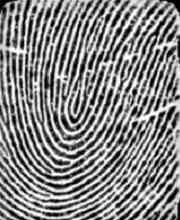
%> input picture Matlab/Images/thumb.jpg, 180 x 220 px
$ octave testLab2.m   (GNU Octave 9; MATLAB toolbox functions it lacks are replaced by stand-ins)
%> lines starting %> are read from the running program, lines starting %| are printed output that depends on the picture; in (x1, y1, x2, y2) boxes, pixels count from 0 and x2, y2 are one past the last pixel; in counts of white or black regions, pixels touching at a corner belong together; the program's own positions count from 1
%> further down, img is the input picture: size 220x180x3 uint8; min 0, max 255, mean 132.6
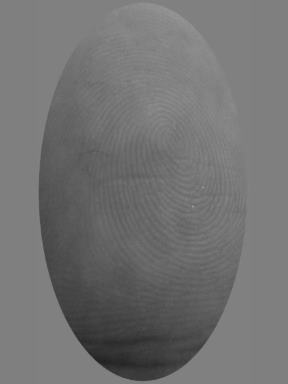
%> input picture Matlab/Images/18.jpg, 288 x 384 px
%> further down, img is the input picture: size 384x288x3 uint8; min 29, max 153, mean 114.1
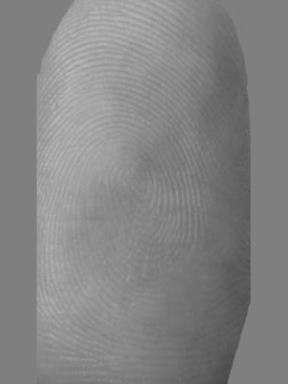
%> input picture Matlab/Images/12.jpg, 288 x 384 px
%> further down, img is the input picture: size 384x288x3 uint8; min 68, max 188, mean 132.2
### Matlab/Shared/grayscaleImage.m
function imgGray = grayscaleImage(img)

if (size(img,3)==3)
    imgGray = rgb2gray(img);
else
    imgGray = img;
end

end

### Matlab/RidgeFilter/normalise.m
% NORMALISE - Normalises image values to 0-1, or to desired mean and variance
%
% Usage:
%             n = normalise(im)
%
% Offsets and rescales image so that the minimum value is 0
% and the maximum value is 1.  Result is returned in n.  If the image is
% colour the image is converted to HSV and the value/intensity component
% is normalised to 0-1 before being converted back to RGB.
%
%
%             n = normalise(im, reqmean, reqvar)
%
% Arguments:  im      - A grey-level input image.
%             reqmean - The required mean value of the image.
%             reqvar  - The required variance of the image.
%
% Offsets and rescales image so that it has mean reqmean and variance
% reqvar.  Colour images cannot be normalised in this manner.

% Copyright (c) 1996-2005 Peter Kovesi
% School of Computer Science & Software Engineering
% The University of Western Australia
% http://www.csse.uwa.edu.au/
%
% Permission is hereby granted, free of charge, to any person obtaining a copy
% of this software and associated documentation files (the "Software"), to deal
% in the Software without restriction, subject to the following conditions:
%
% The above copyright notice and this permission notice shall be included in
% all copies or substantial portions of the Software.
%
% The Software is provided "as is", without warranty of any kind.

% January 2005 - modified to allow desired mean and variance


function n = normalise(im, reqmean, reqvar)
%> called with reqmean = 0, reqvar = 1

    if ~(nargin == 1 | nargin == 3)
       error('No of arguments must be 1 or 3');
    end

    if nargin == 1   % Normalise 0 - 1
	if ndims(im) == 3         % Assume colour image
	    hsv = rgb2hsv(im);
	    v = hsv(:,:,3);
	    v = v - min(v(:));    % Just normalise value component
	    v = v/max(v(:));
	    hsv(:,:,3) = v;
	    n = hsv2rgb(hsv);
	else                      % Assume greyscale
	    if ~isa(im,'double'), im = double(im); end
	    n = im - min(im(:));
	    n = n/max(n(:));
	end

    else  % Normalise to desired mean and variance

	if ndims(im) == 3         % colour image?
	    error('cannot normalise colour image to desired mean and variance');
	end

	if ~isa(im,'double'), im = double(im); end
	im = im - mean(im(:));
	im = im/std(im(:));      % Zero mean, unit std dev

	n = reqmean + im*sqrt(reqvar);
    end


### Matlab/RidgeFilter/ridgesegment.m
% RIDGESEGMENT - Normalises fingerprint image and segments ridge region
%
% Function identifies ridge regions of a fingerprint image and returns a
% mask identifying this region.  It also normalises the intesity values of
% the image so that the ridge regions have zero mean, unit standard
% deviation.
%
% This function breaks the image up into blocks of size blksze x blksze and
% evaluates the standard deviation in each region.  If the standard
% deviation is above the threshold it is deemed part of the fingerprint.
% Note that the image is normalised to have zero mean, unit standard
% deviation prior to performing this process so that the threshold you
% specify is relative to a unit standard deviation.
%
% Usage:   [normim, mask, maskind] = ridgesegment(im, blksze, thresh)
%
% Arguments:   im     - Fingerprint image to be segmented.
%              blksze - Block size over which the the standard
%                       deviation is determined (try a value of 16).
%              thresh - Threshold of standard deviation to decide if a
%                       block is a ridge region (Try a value 0.1 - 0.2)
%
% Returns:     normim - Image where the ridge regions are renormalised to
%                       have zero mean, unit standard deviation.
%              mask   - Mask indicating ridge-like regions of the image,
%                       0 for non ridge regions, 1 for ridge regions.
%              maskind - Vector of indices of locations within the mask.
%
% Suggested values for a 500dpi fingerprint image:
%
%   [normim, mask, maskind] = ridgesegment(im, 16, 0.1)
%
% See also: RIDGEORIENT, RIDGEFREQ, RIDGEFILTER

% Peter Kovesi
% School of Computer Science & Software Engineering
% The University of Western Australia
% pk at csse uwa edu au
% http://www.csse.uwa.edu.au/~pk
%
% January 2005


function [normim, mask, maskind] = ridgesegment(im, blksze, thresh)

% normalise to have zero mean, unit std dev
im = normalise(im,0,1);

fun = inline('std(x(:))*ones(size(x))');
stddevim = blkproc(im, [blksze blksze], fun);
mask = stddevim > thresh;
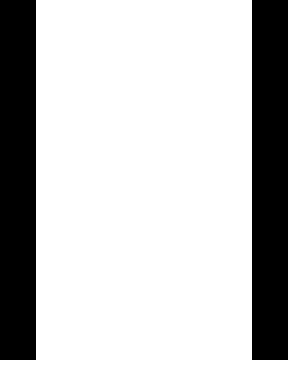
%> mask: size 384x288 logical; 76.6% white; 2 black regions, box (x1, y1, x2, y2) and area: (0, 0, 36, 360) 12960, (252, 0, 288, 360) 12960
maskind = find(mask);
%> maskind = 84672 values from 361 to 110592

% Renormalise image so that the *ridge regions* have zero mean, unit
% standard deviation.
im = im - mean(im(maskind));
normim = im/std(im(maskind));

end

### Matlab/RidgeFilter/ridgeorient.m
% RIDGEORIENT - Estimates the local orientation of ridges in a fingerprint
%
% Usage:  [orientim, reliability, coherence] = ridgeorientation(im, gradientsigma,...
%                                             blocksigma, ...
%                                             orientsmoothsigma)
%
% Arguments:  im                - A normalised input image.
%             gradientsigma     - Sigma of the derivative of Gaussian
%                                 used to compute image gradients.
%             blocksigma        - Sigma of the Gaussian weighting used to
%                                 sum the gradient moments.
%             orientsmoothsigma - Sigma of the Gaussian used to smooth
%                                 the final orientation vector field.
%                                 Optional: if ommitted it defaults to 0
%
% Returns:    orientim          - The orientation image in radians.
%                                 Orientation values are +ve clockwise
%                                 and give the direction *along* the
%                                 ridges.
%             reliability       - Measure of the reliability of the
%                                 orientation measure.  This is a value
%                                 between 0 and 1. I think a value above
%                                 about 0.5 can be considered 'reliable'.
%                                 reliability = 1 - Imin./(Imax+.001);
%             coherence         - A measure of the degree to which the local
%                                 area is oriented.
%                                 coherence = ((Imax-Imin)./(Imax+Imin)).^2;
%
% With a fingerprint image at a 'standard' resolution of 500dpi suggested
% parameter values might be:
%
%    [orientim, reliability] = ridgeorient(im, 1, 3, 3);
%
% See also: RIDGESEGMENT, RIDGEFREQ, RIDGEFILTER

% May 2003      Original version by Raymond Thai,
% January 2005  Reworked by Peter Kovesi
% October 2011  Added coherence computation and orientsmoothsigma made optional
%
% School of Computer Science & Software Engineering
% The University of Western Australia
% pk at csse uwa edu au
% http://www.csse.uwa.edu.au/~pk


function orientim = ridgeorient(im, gradientsigma, blocksigma, orientsmoothsigma)
%> called with gradientsigma = 1, blocksigma = 15, orientsmoothsigma = 13

if ~exist('orientsmoothsigma', 'var')
    orientsmoothsigma = 0;
end

% Calculate image gradients.
sze = fix(6*gradientsigma);
if ~mod(sze,2)
    sze = sze+1;
end

% Generate Gaussian filter.
f = fspecial('gaussian', sze, gradientsigma);

% Gradient of Gausian.
[fx,fy] = gradient(f);

Gx = filter2(fx, im); % Gradient of the image in x
Gy = filter2(fy, im); % ... and y

% Estimate the local ridge orientation at each point by finding the
% principal axis of variation in the image gradients.

Gxx = Gx.^2;       % Covariance data for the image gradients
Gxy = Gx.*Gy;
Gyy = Gy.^2;

% Now smooth the covariance data to perform a weighted summation of the
% data.
sze = fix(6*blocksigma);
if ~mod(sze,2);
    sze = sze+1;
end
f = fspecial('gaussian', sze, blocksigma);
Gxx = filter2(f, Gxx);
Gxy = 2*filter2(f, Gxy);
Gyy = filter2(f, Gyy);

% Analytic solution of principal direction
denom = sqrt(Gxy.^2 + (Gxx - Gyy).^2);
% Sine and cosine of doubled angles
sin2theta = Gxy./denom;
cos2theta = (Gxx-Gyy)./denom;

% Smoothed sine and cosine of doubled angles
sze = fix(6*orientsmoothsigma);
if ~mod(sze,2);
    sze = sze+1;
end
f = fspecial('gaussian', sze, orientsmoothsigma);
cos2theta = filter2(f, cos2theta);
sin2theta = filter2(f, sin2theta);
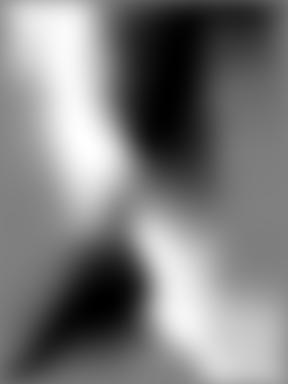
%> sin2theta: size 384x288 double; min -0.963, max 0.941, mean -0.0319; drawn with min black and max white

orientim = pi/2 + atan2(sin2theta,cos2theta)/2;
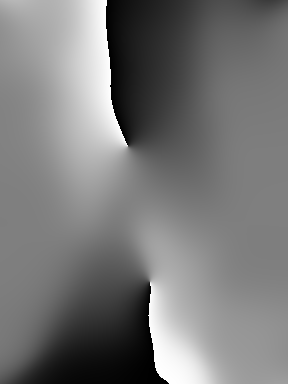
%> orientim: size 384x288 double; min 8.4e-06, max 3.14, mean 1.49; drawn with min black and max white
end

### Matlab/RidgeFilter/plotridgeorient.m
% PLOTRIDGEORIENT - plot of ridge orientation data
%
% Usage:   plotridgeorient(orient, spacing, im, figno)
%
%        orientim - Ridge orientation image (obtained from RIDGEORIENT)
%        spacing  - Sub-sampling interval to be used in ploting the
%                   orientation data the (Plotting every point is
%                   typically not feasible)
%        im       - Optional fingerprint image in which to overlay the
%                   orientation plot.
%        figno    - Optional figure number for plot
%
% A spacing of about 20 is recommended for a 500dpi fingerprint image
%
% See also: RIDGEORIENT, RIDGEFREQ, FREQEST, RIDGESEGMENT

% Peter Kovesi
% School of Computer Science & Software Engineering
% The University of Western Australia
% pk at csse uwa edu au
% http://www.csse.uwa.edu.au/~pk
%
% January 2005

function plotridgeorient(orient, spacing, im, figno)
%> called with spacing = 20, figno = 2

    if fix(spacing) ~= spacing
	error('spacing must be an integer');
    end

    [rows, cols] = size(orient);

    lw = 2;             % linewidth
    len = 0.8*spacing;  % length of orientation lines

    % Subsample the orientation data according to the specified spacing

    s_orient = orient(spacing:spacing:rows-spacing, ...
		      spacing:spacing:cols-spacing);

    xoff = len/2*cos(s_orient);
    yoff = len/2*sin(s_orient);

    if nargin >= 3     % Display fingerprint image
	if nargin == 4
	    show(im, figno); hold on
	else
	    show(im); hold on
	end
    end

    % Determine placement of orientation vectors
    [x,y] = meshgrid(spacing:spacing:cols-spacing, ...
		     spacing:spacing:rows-spacing);

    x = x-xoff;
    y = y-yoff;

    % Orientation vectors
    u = xoff*2;
    v = yoff*2;

    quiver(x,y,u,v,0,'.','linewidth',1, 'color','r');

    axis equal, axis ij,  hold off


### Matlab/RidgeFilter/ridgefreq.m
% RIDGEFREQ - Calculates a ridge frequency image
%
% Function to estimate the fingerprint ridge frequency across a
% fingerprint image. This is done by considering blocks of the image and
% determining a ridgecount within each block by a call to FREQEST.
%
% Usage:
%  [freqim, medianfreq] =  ridgefreq(im, mask, orientim, blksze, windsze, ...
%                                    minWaveLength, maxWaveLength)
%
% Arguments:
%         im       - Image to be processed.
%         mask     - Mask defining ridge regions (obtained from RIDGESEGMENT)
%         orientim - Ridge orientation image (obtained from RIDGORIENT)
%         blksze   - Size of image block to use (say 32)
%         windsze  - Window length used to identify peaks. This should be
%                    an odd integer, say 3 or 5.
%         minWaveLength,  maxWaveLength - Minimum and maximum ridge
%                     wavelengths, in pixels, considered acceptable.
%
% Returns:
%         freqim     - An image  the same size as im with  values set to
%                      the estimated ridge spatial frequency within each
%                      image block.  If a  ridge frequency cannot be
%                      found within a block, or cannot be found within the
%                      limits set by min and max Wavlength freqim is set
%                      to zeros within that block.
%         medianfreq - Median frequency value evaluated over all the
%                      valid regions of the image.
%
% Suggested parameters for a 500dpi fingerprint image
%   [freqim, medianfreq] = ridgefreq(im,orientim, 32, 5, 5, 15);
%
% I seem to find that the median frequency value is more useful as an
% input to RIDGEFILTER than the more detailed freqim.  This is possibly
% due to deficiencies in FREQEST.
%
% See also: RIDGEORIENT, FREQEST, RIDGESEGMENT

% Reference:
% Hong, L., Wan, Y., and Jain, A. K. Fingerprint image enhancement:
% Algorithm and performance evaluation. IEEE Transactions on Pattern
% Analysis and Machine Intelligence 20, 8 (1998), 777 789.

% Peter Kovesi
% School of Computer Science & Software Engineering
% The University of Western Australia
% pk at csse uwa edu au
% http://www.csse.uwa.edu.au/~pk
%
% January 2005

function [freq, medianfreq] = ridgefreq(im, mask, orient, blksze, windsze, ...
    minWaveLength, maxWaveLength)
%> called with blksze = 36, windsze = 5, minWaveLength = 1, maxWaveLength = 25

[rows, cols] = size(im);
freq = zeros(size(im));

for r = 1:blksze:rows-blksze
    for c = 1:blksze:cols-blksze
        blkim = im(r:r+blksze-1, c:c+blksze-1);
        blkor = orient(r:r+blksze-1, c:c+blksze-1);

        freq(r:r+blksze-1,c:c+blksze-1) =  ...
            freqest(blkim, blkor, windsze, minWaveLength, maxWaveLength);
    end
end
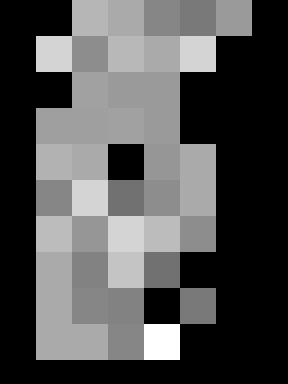
%> freq: size 384x288 double; min 0, max 0.3, mean 0.0966; drawn with min black and max white

% Mask out frequencies calculated for non ridge regions
freq = freq.*mask;

% Find median freqency over all the valid regions of the image.
medianfreq = median(freq(freq>0));
%> medianfreq = 0.19

% the median frequency value used across the whole
% fingerprint gives a more satisfactory result
freq = medianfreq.*mask;

end

### Matlab/RidgeFilter/testfin.m
% TESTFIN
%
% Function to demonstrate use of fingerprint code
%
% Usage:  [newim, binim, mask, reliability] =  testfin(im);
%
% Argument:   im -  Fingerprint image to be enhanced.
%
% Returns:    newim - Ridge enhanced image.
%             binim - Binary version of enhanced image.
%             mask  - Ridge-like regions of the image
%             reliability - 'Reliability' of orientation data

% Peter Kovesi
% School of Computer Science & Software Engineering
% The University of Western Australia
% pk at csse uwa edu au
% http://www.csse.uwa.edu.au/~pk
%
% January 2005


function [newim, binim, mask] =  testfin(im, blksze, thresh, gradientsigma, blocksigma, orientsmoothsigma)

% identify ridge-like regions and normalise image
[normim, mask] = ridgesegment(im, blksze, thresh);

% determine ridge orientations
orientim = ridgeorient(normim, gradientsigma, blocksigma, orientsmoothsigma);
plotridgeorient(orientim, 20, im, 2);

% determine ridge frequency values across the image
[freq, medianFreq] = ridgefreq(normim, mask, orientim, blksze, 5, 1, 25);
%> medianFreq = 0.19

% apply filters to enhance the ridge pattern
filterSize = 1.6;
newim = ridgefilter(normim, orientim, freq, medianFreq, filterSize, filterSize);

% binarise, ridge/valley threshold is 0
binim = newim > 0;

end

### Matlab/RidgeFilter/ridgefilter.m
% RIDGEFILTER - enhances fingerprint image via oriented filters
%
% Function to enhance fingerprint image via oriented filters
%
% Usage:
%  newim =  ridgefilter(im, orientim, freqim, kx, ky, showfilter)
%
% Arguments:
%         im       - Image to be processed.
%         orientim - Ridge orientation image, obtained from RIDGEORIENT.
%         freqim   - Ridge frequency image, obtained from RIDGEFREQ.
%         kx, ky   - Scale factors specifying the filter sigma relative
%                    to the wavelength of the filter.  This is done so
%                    that the shapes of the filters are invariant to the
%                    scale.  kx controls the sigma in the x direction
%                    which is along the filter, and hence controls the
%                    bandwidth of the filter.  ky controls the sigma
%                    across the filter and hence controls the
%                    orientational selectivity of the filter. A value of
%                    0.5 for both kx and ky is a good starting point.
%         showfilter - An optional flag 0/1.  When set an image of the
%                      largest scale filter is displayed for inspection.
%
% Returns:
%         newim    - The enhanced image
%
% See also: RIDGEORIENT, RIDGEFREQ, RIDGESEGMENT

% Reference:
% Hong, L., Wan, Y., and Jain, A. K. Fingerprint image enhancement:
% Algorithm and performance evaluation. IEEE Transactions on Pattern
% Analysis and Machine Intelligence 20, 8 (1998), 777 789.

% Peter Kovesi
% School of Computer Science & Software Engineering
% The University of Western Australia
% pk at csse uwa edu au
% http://www.csse.uwa.edu.au/~pk
%
% January 2005

function newim = ridgefilter(im, orient, freq, medianFreq, kx, ky)
%> called with medianFreq = 0.19, kx = 1.6, ky = 1.6

% Fixed angle increment between filter orientations in
% degrees. This should divide evenly into 180
angleInc = 1;
filterCount = round(180 / angleInc);

im = double(im);
[rows, cols] = size(im);
newim = zeros(rows,cols);

% Generate filters corresponding to these distinct frequencies and
% orientations in 'angleInc' increments.
filter = cell(1,filterCount);

sigmax = kx/medianFreq;
%> sigmax = 8.4
sigmay = ky/medianFreq;
%> sigmay = 8.4

sze = round(3*max(sigmax,sigmay));
%> sze = 25
[x,y] = meshgrid(-sze:sze);
reffilter1 = ((x.^2) / (sigmax^2)) + ((y.^2) / (sigmay^2));
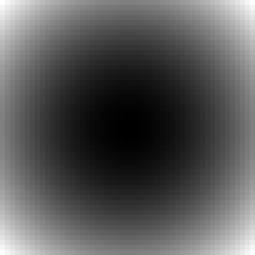
%> reffilter1: size 51x51 double (shown 5 times larger); min 0, max 17.72, mean 6.14; drawn with min black and max white
reffilter1 = exp(-reffilter1/2);
reffilter2 = cos(2*pi*medianFreq*x);
%> (the rest of the program and of its run is left out)
